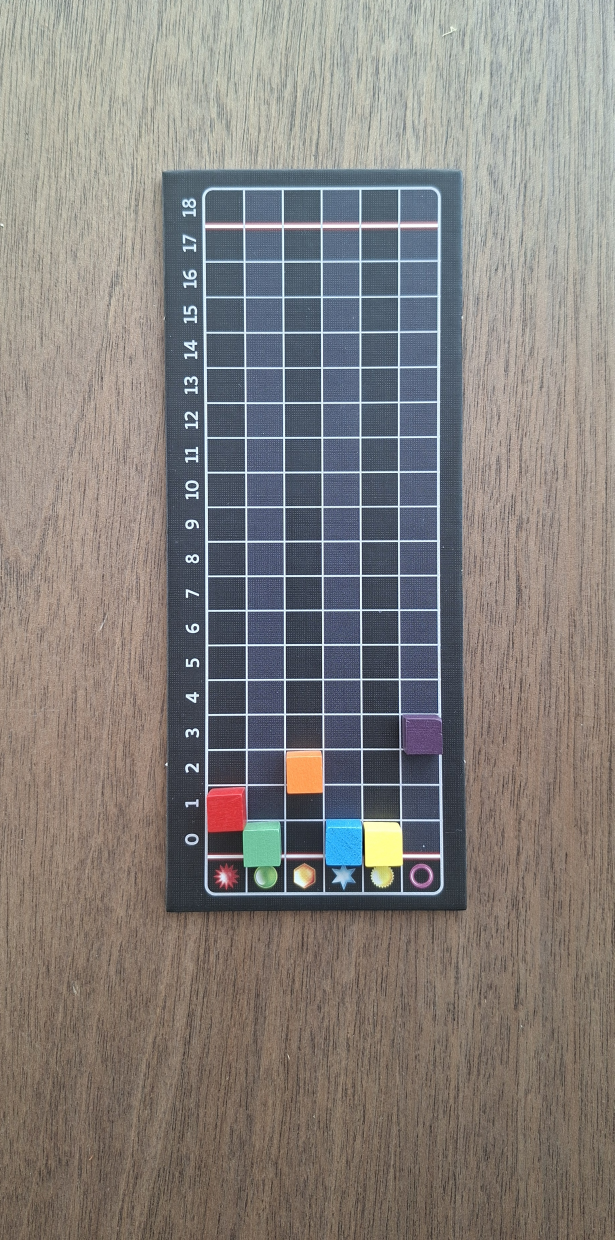
#> input picture faulty.jpg, 1844 x 3720 px, found by its file name (shown at 1/3 size)
$ python scoreboard_reader.py
#> lines starting #> are read from the running program, lines starting #| are printed output that depends on the picture; after the words box and inside, x2 and y2 are one past the last pixel; in counts of white or black regions, pixels touching at a corner belong together
#> further down, img is the input picture: shape (3720, 1844, 3); mean B, G, R 125, 128.5, 133.1
### 352_TURCU_ANDREI/helpers.py
import cv2 as cv
import numpy as np

from config import CX, CY, IMAGE_SIZE, PITCH, rows


# [5 lines left out: function show_image, not called in this run]


# ca la laborator
def extrage_careu(image):
    image_rgb = cv.cvtColor(image, cv.COLOR_BGR2RGB)
    r, g, b = cv.split(image_rgb)
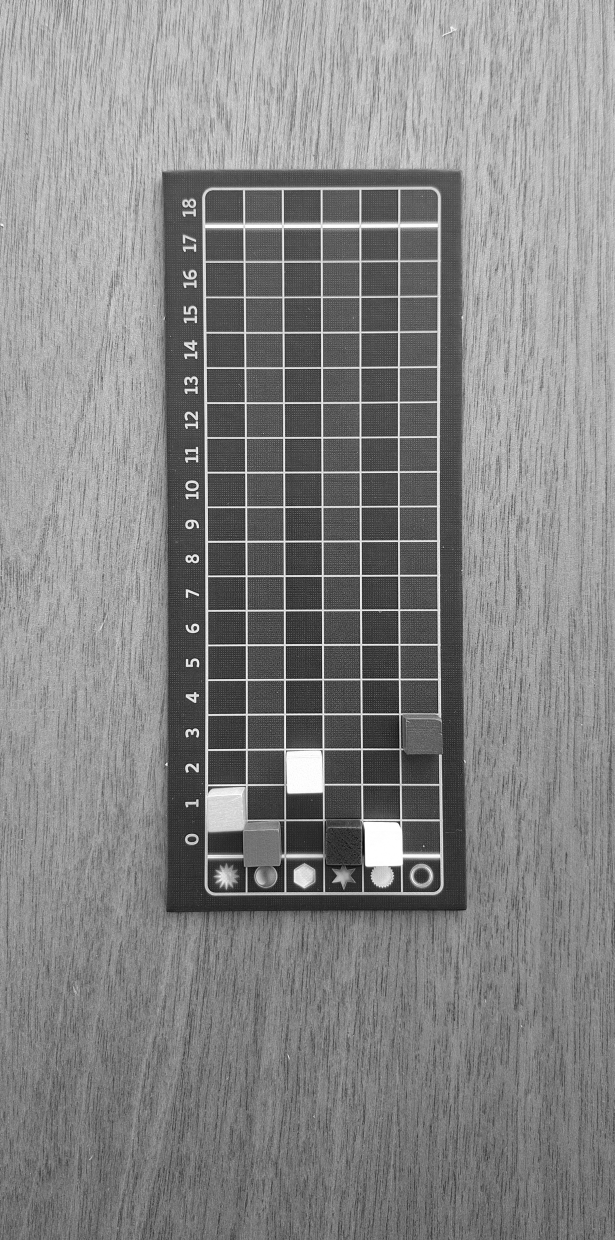
#> r: shape (3720, 1844) (shown at 1/3 size); min 0, max 255, mean 133.1
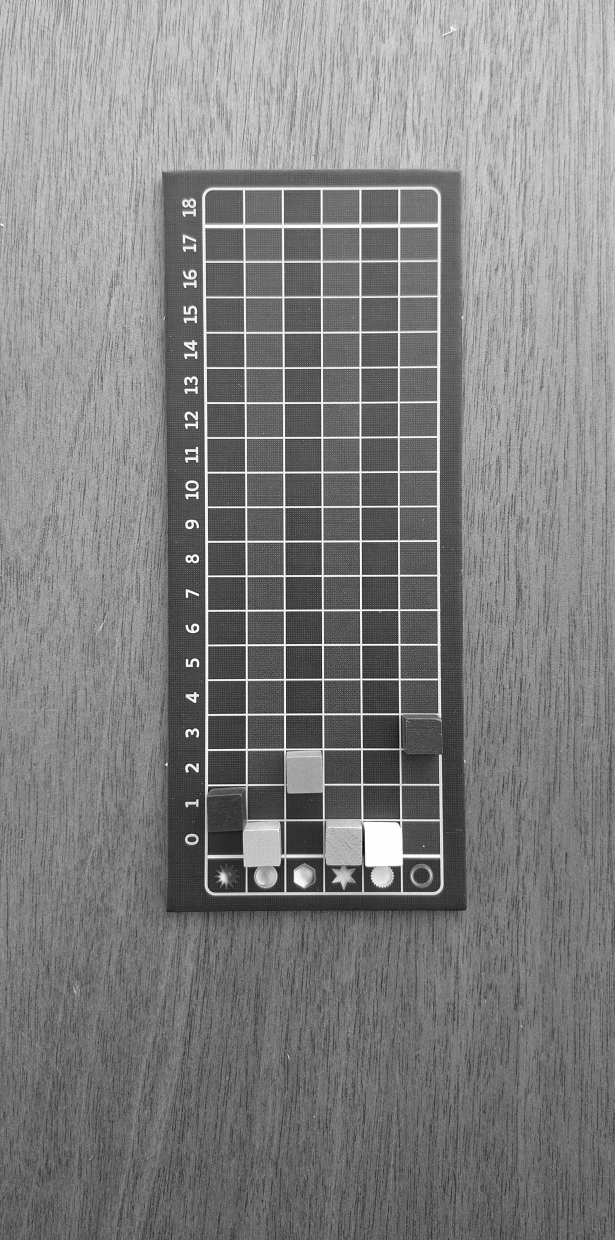
#> g: shape (3720, 1844) (shown at 1/3 size); min 0, max 255, mean 128.5
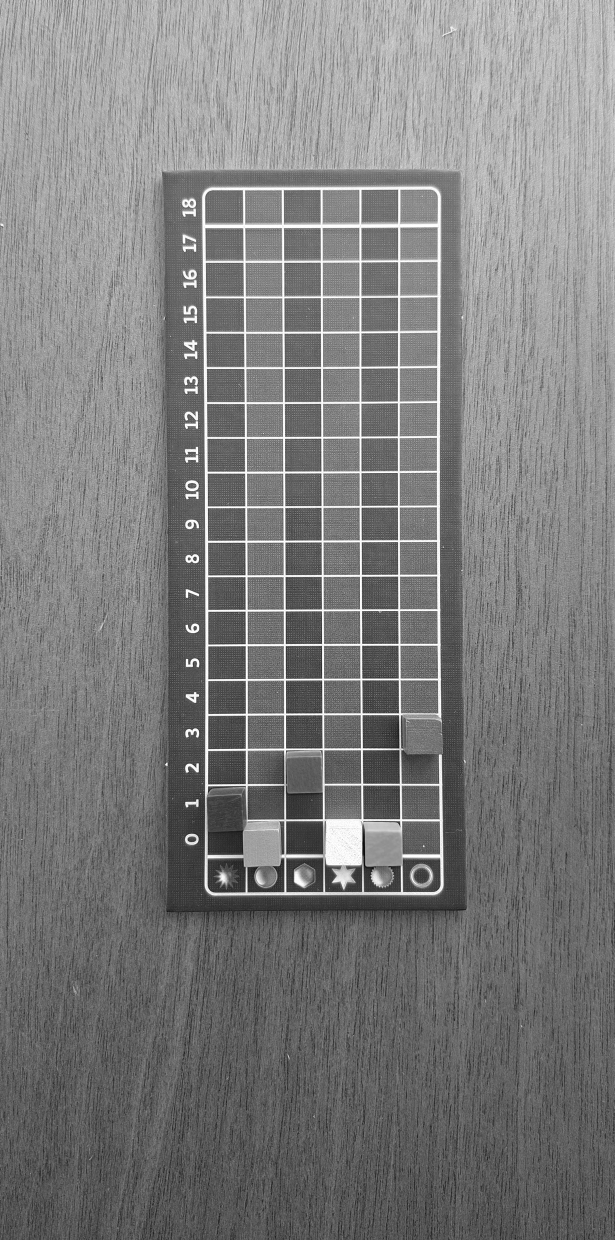
#> b: shape (3720, 1844) (shown at 1/3 size); min 0, max 255, mean 125

    raw_mask = ((b.astype(np.int16) - r.astype(np.int16)) > 5).astype(np.uint8) * 255
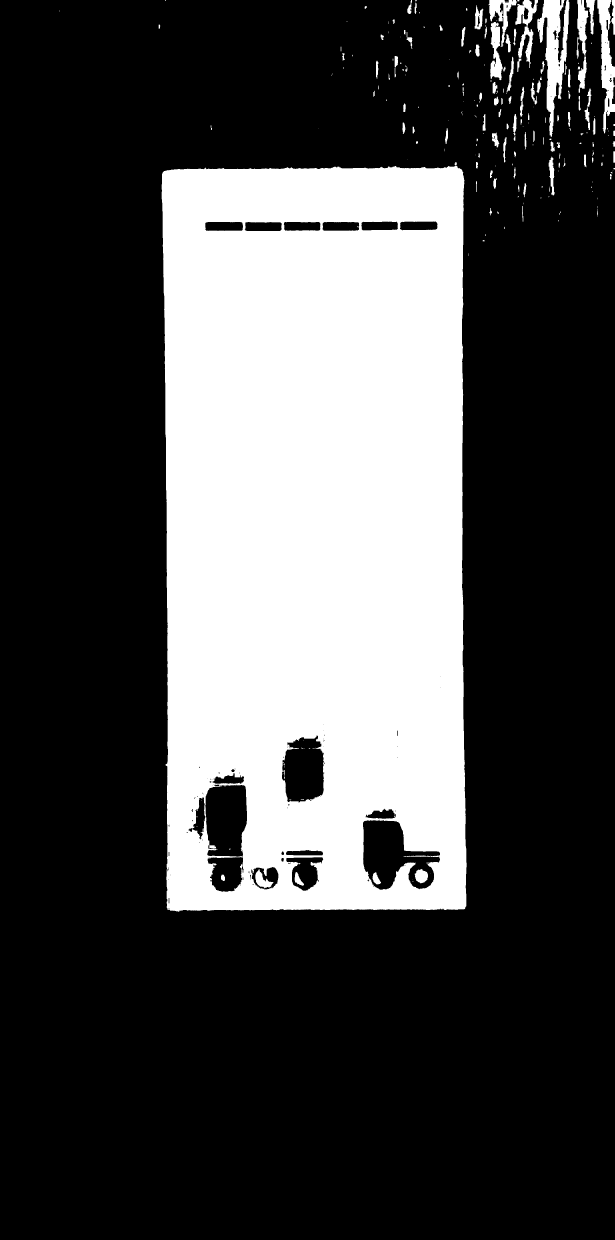
#> raw_mask: shape (3720, 1844) (shown at 1/3 size); 28.2% white; 229 white regions (99 under 20 px), largest, box (x1, y1, x2, y2) and area: (485, 498, 1400, 2735) 1868474, (1612, 0, 1708, 410) 17282, (1792, 0, 1844, 400) 9950

    # show_image('asa', raw_mask)
    # curata si apoi adauga la loc -> scap de zgomot
    clean_mask = cv.morphologyEx(raw_mask, cv.MORPH_OPEN, np.ones((5, 5), np.uint8))
#> clean_mask: shape (3720, 1844); 28.1% white; 102 white regions (1 under 20 px), largest, box (x1, y1, x2, y2) and area: (485, 498, 1400, 2734) 1865339, (1612, 0, 1708, 406) 17052, (1792, 0, 1844, 394) 9782

    # show_image('asa', clean_mask)
    # adauga si apoi curata --> in caz ca bucatile de tabla sunt desprinse
    clean_mask = cv.morphologyEx(clean_mask, cv.MORPH_CLOSE, np.ones((21, 21), np.uint8))
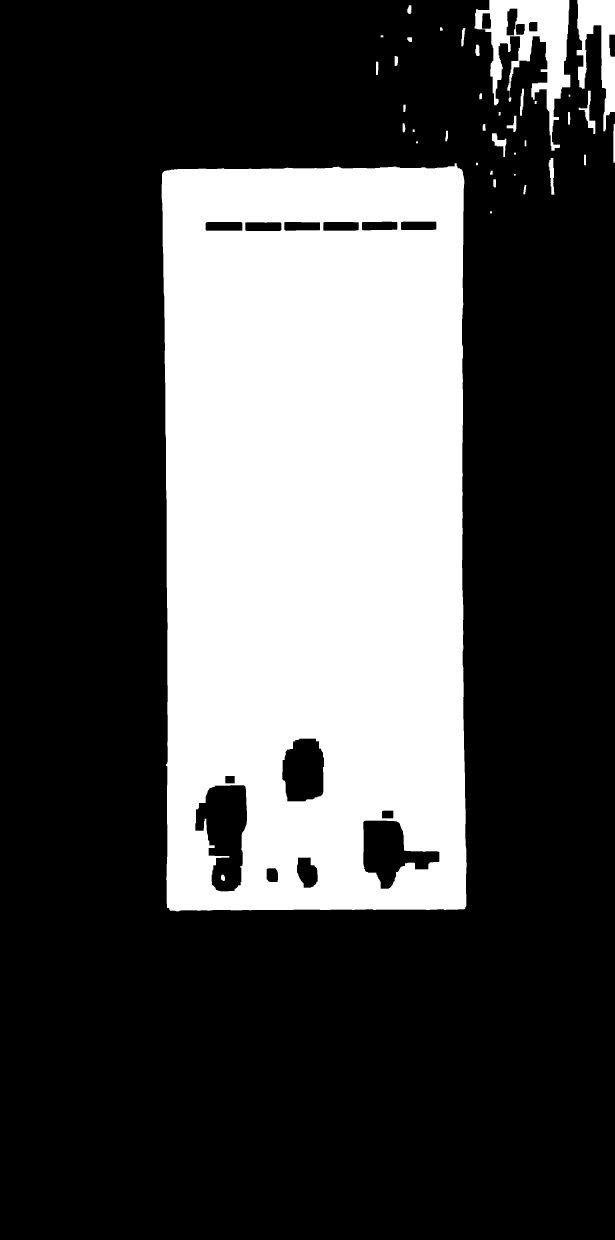
#> clean_mask: shape (3720, 1844) (shown at 1/3 size); 28.6% white; 38 white regions
    # show_image('asa', clean_mask)

    contours, _ = cv.findContours(clean_mask, cv.RETR_EXTERNAL, cv.CHAIN_APPROX_SIMPLE)
#> contours = 37 contours, 1 with area under 20; largest, box (x1, y1, x2, y2) and area: (485, 490, 1400, 2734) 1983192, (1424, 0, 1711, 452) 50587, (1730, 0, 1844, 394) 20688, (1736, 272, 1786, 402) 1336, (1476, 400, 1519, 471) 1061
    max_area = 0
    top_left = top_right = bottom_right = bottom_left = None

    for i in range(len(contours)):
        if len(contours[i]) > 3:
            possible_top_left = None
            possible_bottom_right = None
            for point in contours[i].squeeze():
                if possible_top_left is None or point[0] + point[1] < possible_top_left[0] + possible_top_left[1]:
                    possible_top_left = point

                if possible_bottom_right is None or point[0] + point[1] > possible_bottom_right[0] + possible_bottom_right[1]:
                    possible_bottom_right = point

            diff = np.diff(contours[i].squeeze(), axis=1)
            possible_top_right = contours[i].squeeze()[np.argmin(diff)]
            possible_bottom_left = contours[i].squeeze()[np.argmax(diff)]
            if cv.contourArea(np.array([[possible_top_left], [possible_top_right], [possible_bottom_right], [possible_bottom_left]])) > max_area:
                max_area = cv.contourArea(np.array([[possible_top_left], [possible_top_right], [possible_bottom_right], [possible_bottom_left]]))
                top_left = possible_top_left
                bottom_right = possible_bottom_right
                top_right = possible_top_right
                bottom_left = possible_bottom_left
#> this loop made 37 passes
#> (diff, max_area, top_left, bottom_right, top_right, bottom_left) on passes 1, 3: ([-836, -831, -836, -841], 25, [1470, 634], [1475, 639], [1475, 634], [1470, 639]), ([-942, -922, -922, -921, -926, -949], 138, [1480, 538], [1487, 561], [1487, 538], [1482, 561])
#> (max_area, top_left, bottom_right, top_right, bottom_left) on passes 2, 6: (108, [1574, 555], [1574, 582], [1578, 555], [1570, 582]), (1967525, [492, 513], [1394, 2726], [1369, 490], [501, 2723])
#> after the loop, max_area = 1967525

    if top_left is None:
        raise ValueError("Have not found the square")

    width = IMAGE_SIZE
    height = IMAGE_SIZE

    # [6 lines of commented-out code are left out]

    puzzle = np.array([top_left, top_right, bottom_right, bottom_left], dtype="float32")
#> puzzle = [[492, 513], [1369, 490], [1394, 2726], [501, 2723]]
    destination_of_puzzle = np.array([[0, 0], [width, 0], [width, height], [0, height]], dtype="float32")

    M = cv.getPerspectiveTransform(puzzle, destination_of_puzzle)
#> M = [[0.945, -0.00385, -462.8], [0.00989, 0.377, -198.3], [1.37e-05, 8.14e-06, 1]]
    result = cv.warpPerspective(image, M, (width, height))
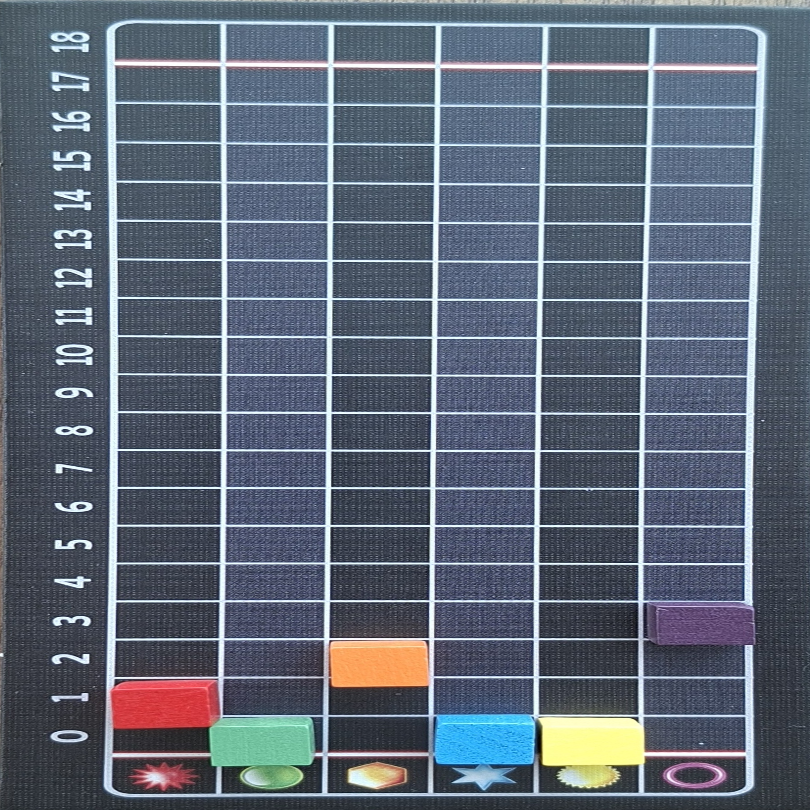
#> result: shape (810, 810, 3); mean B, G, R 118.5, 103.7, 93.9

    return result


# [21 lines left out: functions draw_cells, get_cell_center, not called in this run]

### 352_TURCU_ANDREI/scoreboard_reader.py
import cv2 as cv
import numpy as np


from config import (
    CELL_COLORS,
    HUE_RANGES,
    SCORE_HEIGHT,
    SCORE_START_X,
    SCORE_START_Y,
    SCORE_WIDTH,
    COLOR_TO_CODE,
    COLOR_ORDER,
    CellType,
)
from helpers import extrage_careu, show_image


# [50 lines left out: functions draw_grid, set_grid, classify_score_patch, not called in this run]

CODE_TO_CELL = {code: cell_type for cell_type, code in COLOR_TO_CODE.items()}


# [44 lines left out: function get_scoreboard, not called in this run]


if __name__ == "__main__":
    img = cv.imread("faulty.jpg")
    img = extrage_careu(img)
